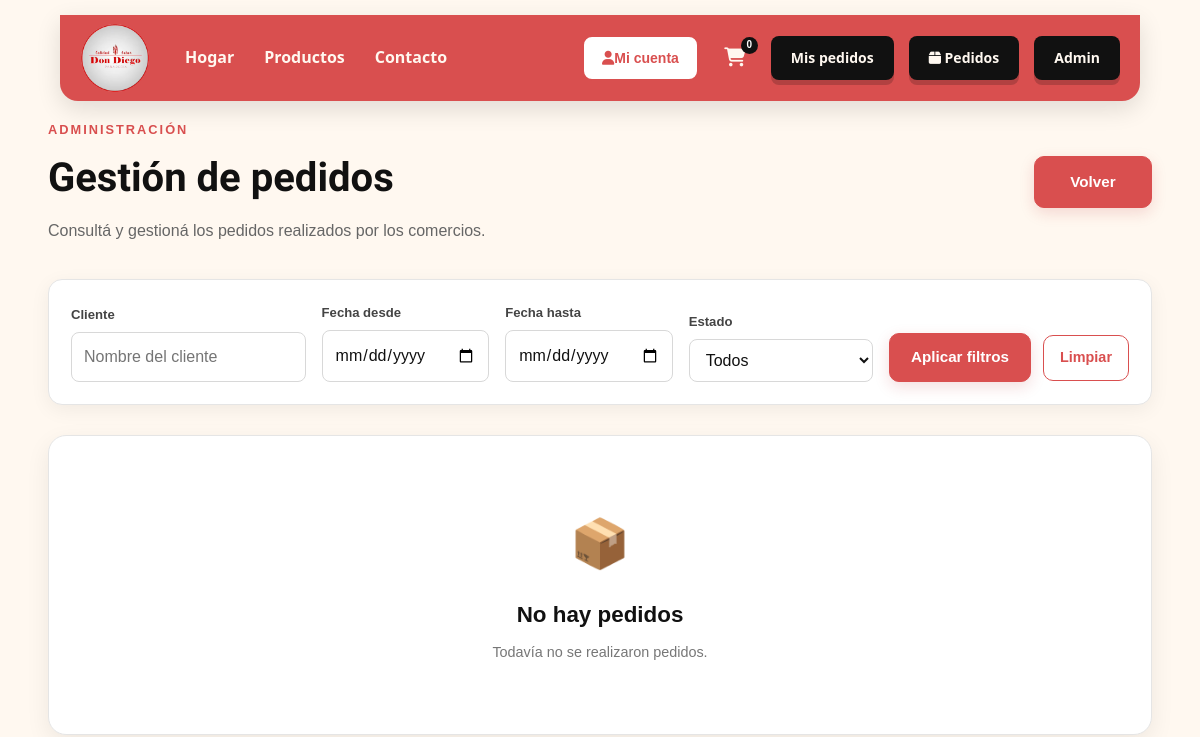
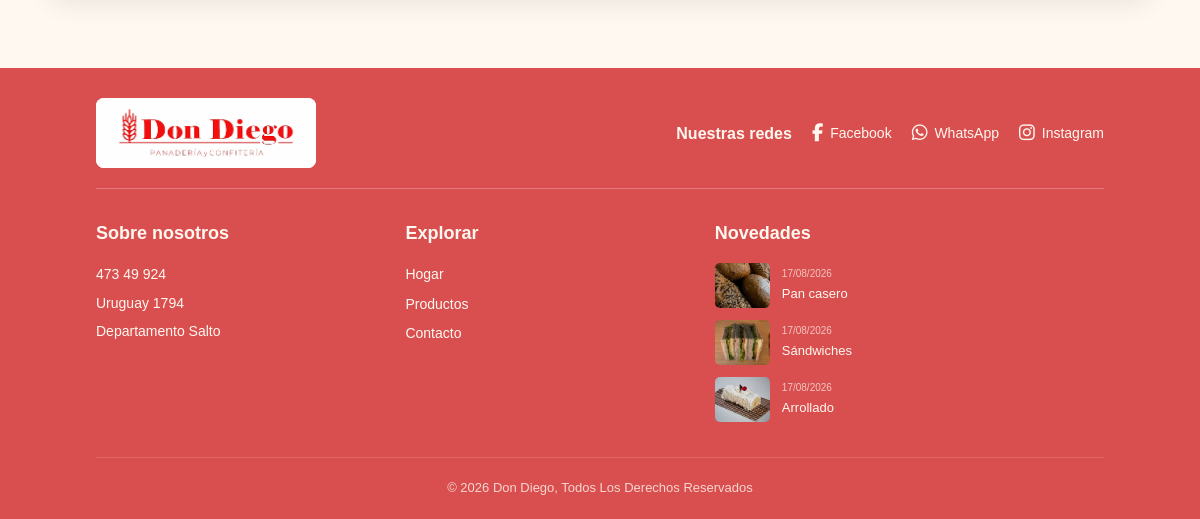
/admin/pedidos (signed in), run on an earlier commit of the app's database (2 pictures, top to bottom).
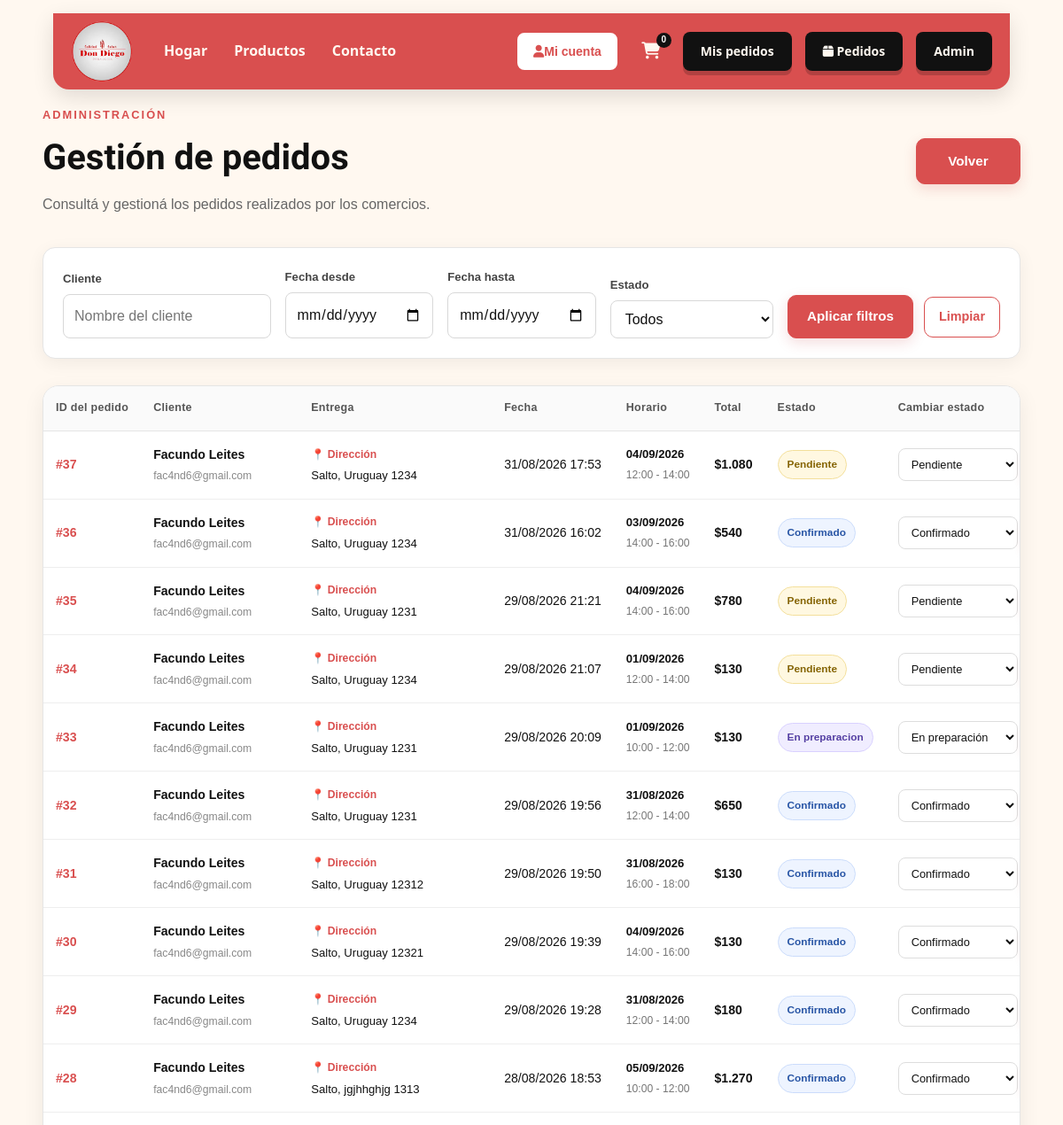
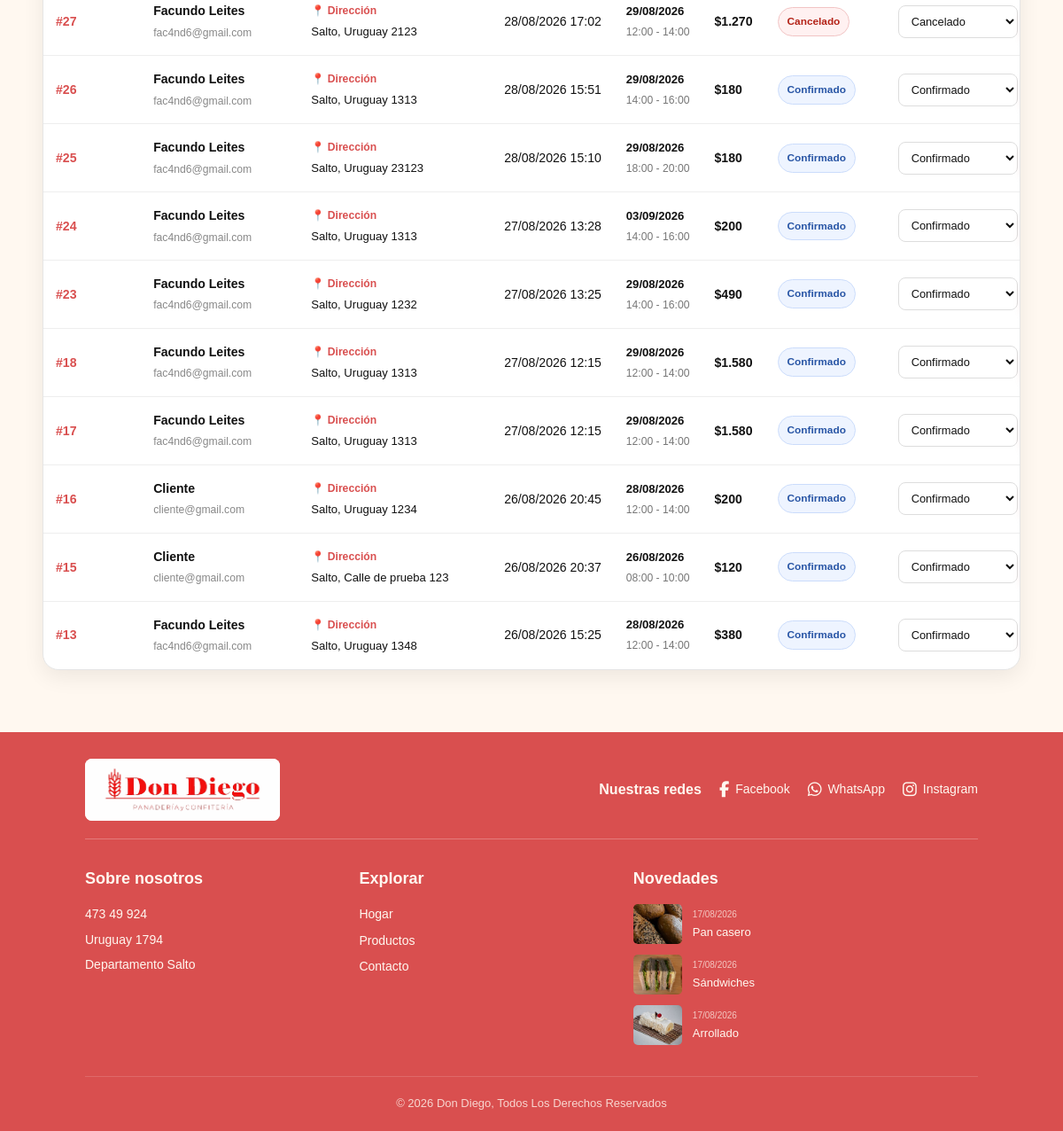
And on a later commit of the database (2 pictures, top to bottom).
### tables this page shows
CREATE TABLE `productos` (
  `id` int(11) NOT NULL,
  `nombre` varchar(150) NOT NULL,
  `descripcion` text DEFAULT NULL,
  `precio` decimal(10,2) NOT NULL,
  `stock` int(11) NOT NULL DEFAULT 100,
  `unidad_venta` varchar(30) NOT NULL DEFAULT 'unidad',
  `categoria_id` int(11) NOT NULL,
  `imagen` varchar(255) DEFAULT NULL,
  `activo` tinyint(1) NOT NULL DEFAULT 1,
  `created_at` timestamp NOT NULL DEFAULT current_timestamp(),
  `updated_at` timestamp NOT NULL DEFAULT current_timestamp() ON UPDATE current_timestamp()
);

CREATE TABLE `pedidos` (
  `id` int(11) NOT NULL,
  `usuario_id` int(11) NOT NULL,
  `fecha_pedido` timestamp NOT NULL DEFAULT current_timestamp(),
  `fecha_recepcion` date NOT NULL,
  `franja_horaria` varchar(50) NOT NULL,
  `direccion_entrega` varchar(255) NOT NULL,
  `metodo_pago` enum('efectivo') NOT NULL DEFAULT 'efectivo',
  `estado` enum('pendiente','confirmado','en_preparacion','listo','entregado','cancelado') NOT NULL DEFAULT 'pendiente',
  `total` decimal(10,2) NOT NULL DEFAULT 0.00
);

CREATE TABLE `usuarios` (
  `id` int(11) NOT NULL,
  `nombre_completo` varchar(150) NOT NULL,
  `nombre_comercio` varchar(150) DEFAULT NULL,
  `email` varchar(150) NOT NULL,
  `telefono` varchar(30) DEFAULT NULL,
  `direccion` varchar(255) DEFAULT NULL,
  `password` varchar(255) NOT NULL,
  `rol` enum('cliente','empleado','admin') DEFAULT 'cliente',
  `fecha_registro` timestamp NOT NULL DEFAULT current_timestamp(),
  `email_verificado` tinyint(1) NOT NULL DEFAULT 0,
  `token_verificacion` varchar(64) DEFAULT NULL,
  `token_expira` datetime DEFAULT NULL,
  `ultimo_reenvio_verificacion` datetime DEFAULT NULL,
  `intentos_reenvio_verificacion` int(11) NOT NULL DEFAULT 0
);

### views/admin/pedidos.php (the view, shortened to what the rows shown need)
<?php
require __DIR__ . '/../layouts/head.php';
?>
<body class="pagina-admin-pedidos">
    <main class="admin-pedidos-container">
        <header class="admin-pedidos-header">
            <div>
                <?php if (!empty($esEmpleado)): ?>
                    <span class="admin-etiqueta">
                        GESTIÓN DE PEDIDOS
                    </span>
                    <h1>
                        Pedidos
                    </h1>
                    <p>
                        Consultá los pedidos y actualizá su estado.
                    </p>
                <?php else: ?>
                    <h1>
                        Gestión de pedidos
                    </h1>
                <?php endif; ?>
            </div>
        </header>
        <?php if (empty($pedidos)): ?>
            <section class="admin-pedidos-vacio">
                <h2>
                    No hay pedidos
                </h2>
            </section>
        <?php else: ?>
            <section class="admin-pedidos-tabla">
                <div class="tabla-scroll">
                    <table>
                        <thead>
                            <tr>
                                <th>
                                    ID del pedido
                                </th>
                                <th>
                                    Cliente
                                </th>
                                <th>
                                    Entrega
                                </th>
                                <th>
                                    Fecha
                                </th>
                                <th>
                                    Horario
                                </th>
                                <th>
                                    Total
                                </th>
                                <th>
                                    Estado
                                </th>
                                <th>
                                    Cambiar estado
                                </th>
                            </tr>
                        </thead>
                        <tbody>
                            <?php foreach ($pedidos as $pedido): ?>
                                <tr>
                                    <td>
                                        <strong class="pedido-numero">
                                            #<?= (int) $pedido['id'] ?>
                                        </strong>
                                    </td>
                                    <td>
                                        <div class="cliente">
                                            <strong>
                                                <?= htmlspecialchars(
                                                    $pedido['nombre_completo'],
                                                    ENT_QUOTES,
                                                    'UTF-8'
                                                ) ?>
                                            </strong>
                                            <span>
                                                <?= htmlspecialchars(
                                                    $pedido['email'],
                                                    ENT_QUOTES,
                                                    'UTF-8'
                                                ) ?>
                                            </span>
                                        </div>
                                    </td>
                                    <td>
                                        <div class="pedido-entrega">
                                            <strong>
                                                📍 Dirección
                                            </strong>
                                            <span>
                                                <?= htmlspecialchars(
                                                    $pedido['direccion_entrega'],
                                                    ENT_QUOTES,
                                                    'UTF-8'
                                                ) ?>
                                            </span>
                                        </div>
                                    </td>
                                    <td>
                                        <?= date(
                                            'd/m/Y H:i',
                                            strtotime(
                                                $pedido['fecha_pedido']
                                            )
                                        ) ?>
                                    </td>
                                    <td>
                                        <div class="pedido-horario">
                                            <strong>
                                                <?= date(
                                                    'd/m/Y',
                                                    strtotime(
                                                        $pedido['fecha_recepcion']
                                                    )
                                                ) ?>
                                            </strong>
                                            <span>
                                                <?= htmlspecialchars(
                                                    $pedido['franja_horaria'],
                                                    ENT_QUOTES,
                                                    'UTF-8'
                                                ) ?>
                                            </span>
                                        </div>
                                    </td>
                                    <td>
                                        <strong class="pedido-total">
                                            $<?= number_format(
                                                    $pedido['total'],
                                                    0,
                                                    ',',
                                                    '.'
                                                ) ?>
                                        </strong>
                                    </td>
                                    <td>
                                        <span
                                            class="estado estado-<?= htmlspecialchars(
                                                                        $pedido['estado'],
                                                                        ENT_QUOTES,
                                                                        'UTF-8'
                                                                    ) ?>">
                                            <?= htmlspecialchars(
                                                ucfirst(
                                                    str_replace(
                                                        '_',
                                                        ' ',
                                                        $pedido['estado']
                                                    )
                                                ),
                                                ENT_QUOTES,
                                                'UTF-8'
                                            ) ?>
                                        </span>
                                    </td>
                                    <td>
                                        <form
                                            method="POST"
                                            action="<?= url('/admin/pedidos') ?>"
                                            class="form-estado">
                                            <select
                                                name="estado"
                                                required>
                                                <option
                                                    value="pendiente"
                                                    <?= $pedido['estado'] === 'pendiente'
                                                        ? 'selected'
                                                        : '' ?>>
                                                    Pendiente
                                                </option>
                                                <option
                                                    value="confirmado"
                                                    <?= $pedido['estado'] === 'confirmado'
                                                        ? 'selected'
                                                        : '' ?>>
                                                    Confirmado
                                                </option>
                                                <option
                                                    value="en_preparacion"
                                                    <?= $pedido['estado'] === 'en_preparacion'
                                                        ? 'selected'
                                                        : '' ?>>
                                                    En preparación
                                                </option>
                                                <option
                                                    value="cancelado"
                                                    <?= $pedido['estado'] === 'cancelado'
                                                        ? 'selected'
                                                        : '' ?>>
                                                    Cancelado
                                                </option>
                                            </select>
                                        </form>
                                    </td>
                                </tr>
                            <?php endforeach; ?>
                        </tbody>
                    </table>
                </div>
            </section>
        <?php endif; ?>
    </main>
    <?php require __DIR__ . '/../layouts/footer.php'; ?>
</body>
</html>

### views/layouts/footer.php (shortened to what the rows shown need)
<?php
$novedades = [];
try {
    $footerDb = new mysqli(
        'localhost',
        'root',
        '',
        'don_diego'
    );
    $footerDb->set_charset('utf8mb4');
    require_once __DIR__ . '/../../models/Producto.php';
    $productoModel = new Producto($footerDb);
    $novedades = $productoModel->obtenerNovedades(3);
} catch (Throwable $e) {
    error_log(
        'Error en novedades del footer: '
        . $e->getMessage()
    );
    $novedades = [];
}
?>
<footer class="footer">
    <div class="footer-content">
        <div class="footer-column">
            <?php if (count($novedades) > 0): ?>
                <div class="footer-news">
                    <?php foreach ($novedades as $producto): ?>
                        <article class="news-item">
                            <?php if (!empty($producto['imagen'])): ?>
                                <img
                                    src="<?= url('/public/img/' . htmlspecialchars(
                                        $producto['imagen'],
                                        ENT_QUOTES,
                                        'UTF-8'
                                    )) ?>"
                                    alt="<?= htmlspecialchars(
                                        $producto['nombre'],
                                        ENT_QUOTES,
                                        'UTF-8'
                                    ) ?>"
                                >
                            <?php endif; ?>
                            <div>
                                <small>
                                    <?php
                                    if (
                                        !empty($producto['created_at'])
                                        &&
                                        strtotime($producto['created_at']) !== false
                                    ) {
                                        echo date(
                                            'd/m/Y',
                                            strtotime(
                                                $producto['created_at']
                                            )
                                        );
                                    } else {
                                        echo 'Nuevo';
                                    }
                                    ?>
                                </small>
                                <p>
                                    <?= htmlspecialchars(
                                        $producto['nombre'],
                                        ENT_QUOTES,
                                        'UTF-8'
                                    ) ?>
                                </p>
                            </div>
                        </article>
                    <?php endforeach; ?>
                </div>
            <?php else: ?>
                <p class="footer-sin-novedades">
                    No hay novedades por el momento.
                </p>
            <?php endif; ?>
        </div>
    </div>
</footer>

What changed in the data, as far as the page shows it:
added pedidos: id "37", usuario.nombre_completo "Facundo Leites", usuario.email "fac4nd6@gmail.com", direccion_entrega "Salto, Uruguay 1234", fecha_pedido "31/08/2026 17:53", fecha_recepcion "04/09/2026", franja_horaria "12:00 - 14:00", total "1.080", estado "Pendiente"
added pedidos: id "36", usuario.nombre_completo "Facundo Leites", usuario.email "fac4nd6@gmail.com", direccion_entrega "Salto, Uruguay 1234", fecha_pedido "31/08/2026 16:02", fecha_recepcion "03/09/2026", franja_horaria "14:00 - 16:00", total "540", estado "Confirmado"
added pedidos: id "35", usuario.nombre_completo "Facundo Leites", usuario.email "fac4nd6@gmail.com", direccion_entrega "Salto, Uruguay 1231", fecha_pedido "29/08/2026 21:21", fecha_recepcion "04/09/2026", franja_horaria "14:00 - 16:00", total "780", estado "Pendiente"
added pedidos: id "34", usuario.nombre_completo "Facundo Leites", usuario.email "fac4nd6@gmail.com", direccion_entrega "Salto, Uruguay 1234", fecha_pedido "29/08/2026 21:07", fecha_recepcion "01/09/2026", franja_horaria "12:00 - 14:00", total "130", estado "Pendiente"
added pedidos: id "33", usuario.nombre_completo "Facundo Leites", usuario.email "fac4nd6@gmail.com", direccion_entrega "Salto, Uruguay 1231", fecha_pedido "29/08/2026 20:09", fecha_recepcion "01/09/2026", franja_horaria "10:00 - 12:00", total "130", estado "En preparacion", estado "En preparación"
added pedidos: id "32", usuario.nombre_completo "Facundo Leites", usuario.email "fac4nd6@gmail.com", direccion_entrega "Salto, Uruguay 1231", fecha_pedido "29/08/2026 19:56", fecha_recepcion "31/08/2026", franja_horaria "12:00 - 14:00", total "650", estado "Confirmado"
added pedidos: id "31", usuario.nombre_completo "Facundo Leites", usuario.email "fac4nd6@gmail.com", direccion_entrega "Salto, Uruguay 12312", fecha_pedido "29/08/2026 19:50", fecha_recepcion "31/08/2026", franja_horaria "16:00 - 18:00", total "130", estado "Confirmado"
added pedidos: id "30", usuario.nombre_completo "Facundo Leites", usuario.email "fac4nd6@gmail.com", direccion_entrega "Salto, Uruguay 12321", fecha_pedido "29/08/2026 19:39", fecha_recepcion "04/09/2026", franja_horaria "14:00 - 16:00", total "130", estado "Confirmado"
added pedidos: id "29", usuario.nombre_completo "Facundo Leites", usuario.email "fac4nd6@gmail.com", direccion_entrega "Salto, Uruguay 1234", fecha_pedido "29/08/2026 19:28", fecha_recepcion "31/08/2026", franja_horaria "12:00 - 14:00", total "180", estado "Confirmado"
added pedidos: id "28", usuario.nombre_completo "Facundo Leites", usuario.email "fac4nd6@gmail.com", direccion_entrega "Salto, jgjhhghjg 1313", fecha_pedido "28/08/2026 18:53", fecha_recepcion "05/09/2026", franja_horaria "10:00 - 12:00", total "1.270", estado "Confirmado"
added pedidos: id "27", usuario.nombre_completo "Facundo Leites", usuario.email "fac4nd6@gmail.com", direccion_entrega "Salto, Uruguay 2123", fecha_pedido "28/08/2026 17:02", fecha_recepcion "29/08/2026", franja_horaria "12:00 - 14:00", total "1.270", estado "Cancelado"
added pedidos: id "26", usuario.nombre_completo "Facundo Leites", usuario.email "fac4nd6@gmail.com", direccion_entrega "Salto, Uruguay 1313", fecha_pedido "28/08/2026 15:51", fecha_recepcion "29/08/2026", franja_horaria "14:00 - 16:00", total "180", estado "Confirmado"
added pedidos: id "25", usuario.nombre_completo "Facundo Leites", usuario.email "fac4nd6@gmail.com", direccion_entrega "Salto, Uruguay 23123", fecha_pedido "28/08/2026 15:10", fecha_recepcion "29/08/2026", franja_horaria "18:00 - 20:00", total "180", estado "Confirmado"
added pedidos: id "24", usuario.nombre_completo "Facundo Leites", usuario.email "fac4nd6@gmail.com", direccion_entrega "Salto, Uruguay 1313", fecha_pedido "27/08/2026 13:28", fecha_recepcion "03/09/2026", franja_horaria "14:00 - 16:00", total "200", estado "Confirmado"
added pedidos: id "23", usuario.nombre_completo "Facundo Leites", usuario.email "fac4nd6@gmail.com", direccion_entrega "Salto, Uruguay 1232", fecha_pedido "27/08/2026 13:25", fecha_recepcion "29/08/2026", franja_horaria "14:00 - 16:00", total "490", estado "Confirmado"
added pedidos: id "18", usuario.nombre_completo "Facundo Leites", usuario.email "fac4nd6@gmail.com", direccion_entrega "Salto, Uruguay 1313", fecha_pedido "27/08/2026 12:15", fecha_recepcion "29/08/2026", franja_horaria "12:00 - 14:00", total "1.580", estado "Confirmado"
added pedidos: id "17", usuario.nombre_completo "Facundo Leites", usuario.email "fac4nd6@gmail.com", direccion_entrega "Salto, Uruguay 1313", fecha_pedido "27/08/2026 12:15", fecha_recepcion "29/08/2026", franja_horaria "12:00 - 14:00", total "1.580", estado "Confirmado"
added pedidos: id "16", usuario.nombre_completo "Cliente", usuario.email "cliente@gmail.com", direccion_entrega "Salto, Uruguay 1234", fecha_pedido "26/08/2026 20:45", fecha_recepcion "28/08/2026", franja_horaria "12:00 - 14:00", total "200", estado "Confirmado"
added pedidos: id "15", usuario.nombre_completo "Cliente", usuario.email "cliente@gmail.com", direccion_entrega "Salto, Calle de prueba 123", fecha_pedido "26/08/2026 20:37", fecha_recepcion "26/08/2026", franja_horaria "08:00 - 10:00", total "120", estado "Confirmado"
added pedidos: id "13", usuario.nombre_completo "Facundo Leites", usuario.email "fac4nd6@gmail.com", direccion_entrega "Salto, Uruguay 1348", fecha_pedido "26/08/2026 15:25", fecha_recepcion "28/08/2026", franja_horaria "12:00 - 14:00", total "380", estado "Confirmado"
Also different on the page:
text no longer shown: "📦 No hay pedidos Todavía no se realizaron pedidos."
text now shown: "ID del pedido Cliente Entrega Fecha Horario Total Estado Cambiar estado"
